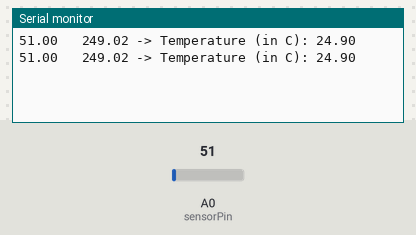
Bench run of a sketch on a simulated Arduino Uno, built with avr-gcc and run on an emulated ATmega328P. Parts: the last lines printed to the serial monitor. The test bench sets the inputs (shaded band); at power-on: A0 (sensorPin) = 51.

Above: at 2.8 s.
2.9 s: A0 (sensorPin) set to 61
At 5.2 s:
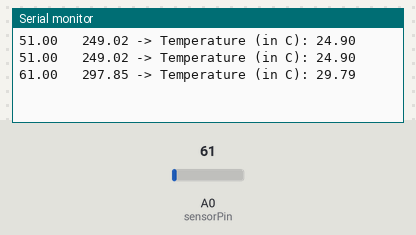
5.6 s: A0 (sensorPin) set to 71
At 6.9 s:
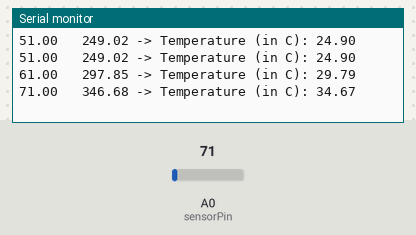
Timing chart, 0 to 8.6 s (numbered marks = the images above; inputs shaded):
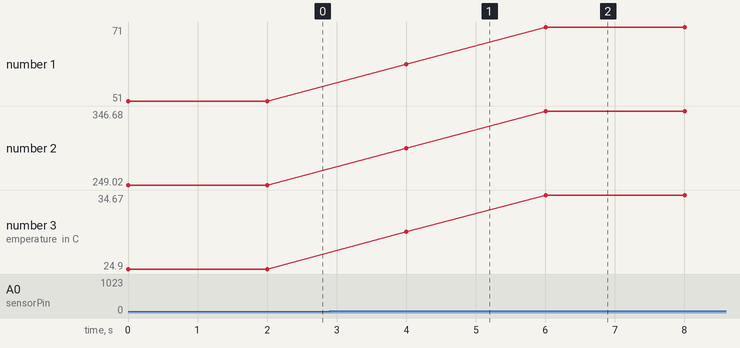

The sketch:

TempSensor.ino
```cpp
// Temp sensor: LM35 TO-92
// http://www.ti.com/lit/ds/symlink/lm35.pdf

// Flat part on top: left = +3.3, center = Vout, right = gnd
// WARNING: IF PUT ON 5V the board will pull to much energie from the USB
int sensorPin = A0;

/*
 * FeatureDescription
 * 7.3.1LM35TransferFunctionThe accuracyspecifications
 * of the LM35are givenwith respectto a simple
 * linear transfer function: VOUT= 10 mv/°C × T
 * where VOUT is the LM35 outputvoltage and T is the temperaturein °C
 */

// So that's 1024 states, divided in the range 0-5V. 5V / 1024 states = 0,00488V/state (4.88mV/state)
const float ADC_CONVERT = 4.88;

void setup()
{
   Serial.begin(9600);
   pinMode(sensorPin, INPUT);
}

void loop()
{
  // put your main code here, to run repeatedly:
  float sensorValue = analogRead(sensorPin);
  Serial.print(sensorValue);
  Serial.print("   ");
  float outVoltage = (sensorValue * 5000) / 1024; //This is the mv from the port
  Serial.print(outVoltage);
  float tempC = outVoltage / 10; // Convert the mv to C, each 10 mv is 1 C
  Serial.print(" -> Temperature (in C): ");
  Serial.print(tempC);
  Serial.println();
  delay(2000);
}
```

Measured:
- after the input at 2.9 s, the serial monitor: prints a new line after 1.1 s (image 1)
- after the input at 5.6 s, the serial monitor: prints a new line after 0.41 s (image 2)
- plotted number 1: 51 → 61 after the input at 2.9 s, 61 → 71 after the input at 5.6 s
- plotted number 2: 249.02 → 297.85 after the input at 2.9 s, 297.85 → 346.68 after the input at 5.6 s
- plotted number 3: 24.9 → 29.79 after the input at 2.9 s, 29.79 → 34.67 after the input at 5.6 s
